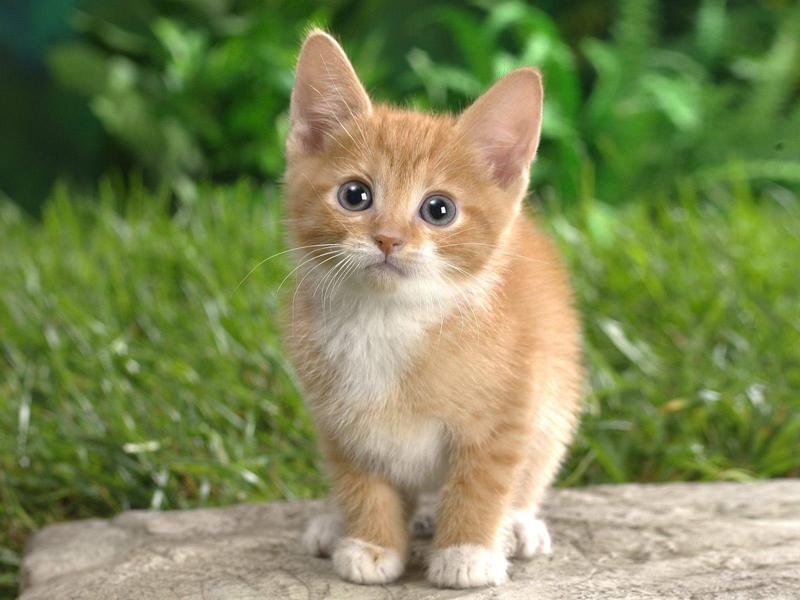
#> input picture Hw1/cat1.jpg, 800 x 600 px, found by its file name
$ jupyter execute Hw1_Solution.ipynb
#> lines starting #> are read from the running program, lines starting #| are printed output that depends on the picture; after the words box and inside, x2 and y2 are one past the last pixel; in counts of white or black regions, pixels touching at a corner belong together
[cell 1]
import cv2
import numpy as np
import matplotlib.pyplot as plt

cat_img_path = '/content/cat1.jpg'
cat_img = cv2.imread(cat_img_path)
#> cat_img is the input picture: shape (600, 800, 3); mean B, G, R 85.7, 136, 125.8

original_height, original_width = cat_img.shape[:2]
#> original_height = 600; original_width = 800

resized_cat = cv2.resize(cat_img, (original_width // 2, original_height // 2))
resized_cat = cv2.cvtColor(resized_cat, cv2.COLOR_BGR2RGB)
resized_cat1=resized_cat.copy()
resized_cat2=resized_cat.copy()
resized_cat3=resized_cat.copy()

hsv_img = cv2.cvtColor(resized_cat2, cv2.COLOR_RGB2HSV)
#> hsv_img: shape (300, 400, 3); mean H, S, V 34.4, 116.4, 144.9
hsv_img[:, :, 0] = 0
#> hsv_img: shape (300, 400, 3); mean H, S, V 0, 116.4, 144.9
hsv_img[:, :, 1] = 0
#> hsv_img: shape (300, 400, 3); mean H, S, V 0, 0, 144.9

lab_img = cv2.cvtColor(resized_cat3, cv2.COLOR_RGB2LAB)
#> lab_img: shape (300, 400, 3); mean of channels 0, 1, 2 139.3, 115.9, 153.9
lab_img[:, :, 1] = 0
#> lab_img: shape (300, 400, 3); mean of channels 0, 1, 2 139.3, 0, 153.9
lab_img[:, :, 2] = 0
#> lab_img: shape (300, 400, 3); mean of channels 0, 1, 2 139.3, 0, 0


blue_img = resized_cat1
blue_img[:, :, 0] = 0
blue_img[:, :, 1] = 0

top_row = np.hstack((resized_cat, hsv_img))
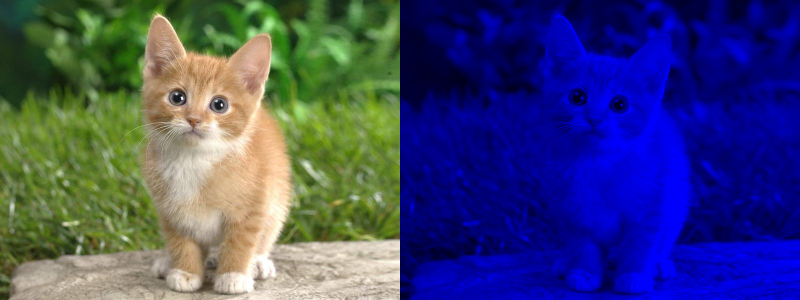
#> top_row: shape (300, 800, 3); mean R, G, B 63, 68.1, 115.4

bottom_row = np.hstack((lab_img, blue_img))
#> bottom_row: shape (300, 800, 3); mean of channels 0, 1, 2 69.7, 0, 42.9

combined_image = np.vstack((top_row, bottom_row))
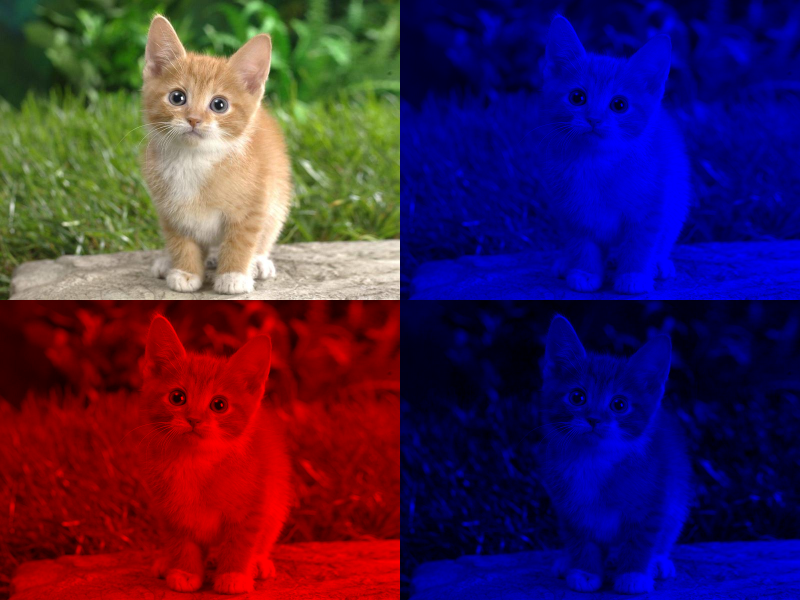
#> combined_image: shape (600, 800, 3); mean R, G, B 66.3, 34, 79.2

plt.figure(figsize=(12, 8))
plt.imshow(combined_image)
plt.axis('on')
plt.show()

[cell 2]
import cv2
import numpy as np
import random
import matplotlib.pyplot as plt

cat_img = cv2.imread('/content/cat1.jpg')

flipped_cat = cv2.flip(cat_img, 1)
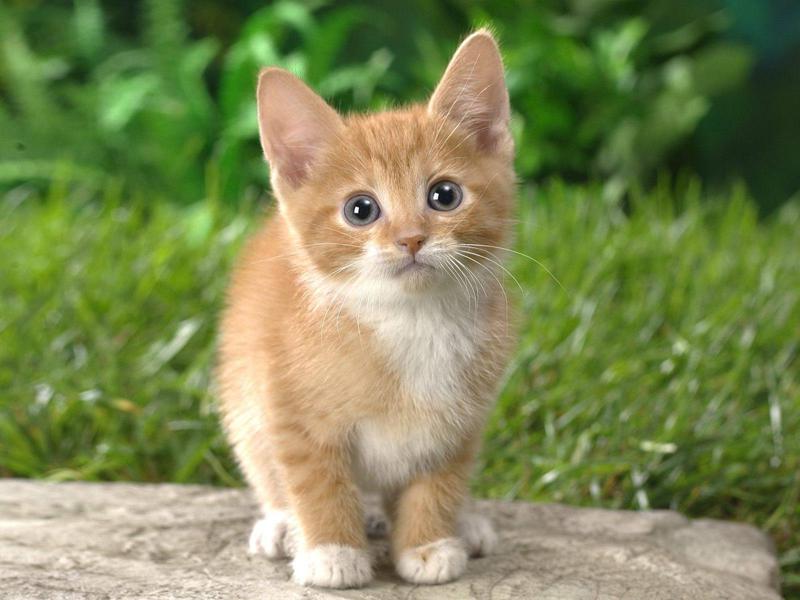
#> flipped_cat: shape (600, 800, 3); mean B, G, R 85.7, 136, 125.8

rotated_90 = cv2.rotate(cat_img, cv2.ROTATE_90_CLOCKWISE)
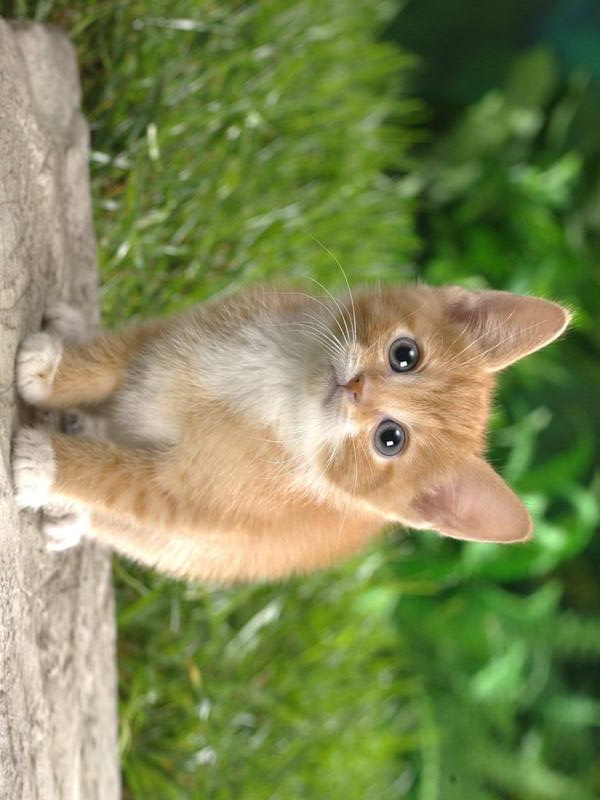
#> rotated_90: shape (800, 600, 3); mean B, G, R 85.7, 136, 125.8

(h, w) = cat_img.shape[:2]
#> h = 600; w = 800
center = (w // 2, h // 2)
#> center = (400, 300)
M = cv2.getRotationMatrix2D(center, 45, 1.0)
rotated_45 = cv2.warpAffine(cat_img, M, (w, h))
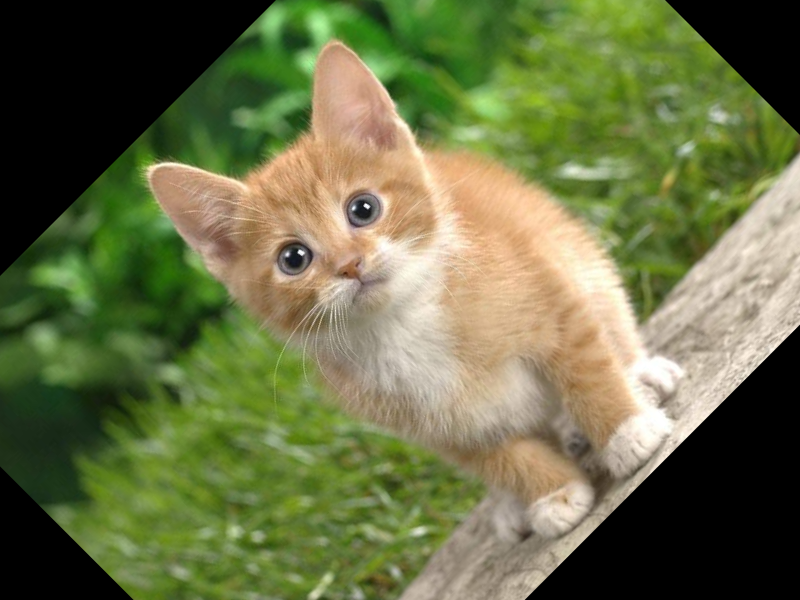
#> rotated_45: shape (600, 800, 3); mean B, G, R 70.2, 111.7, 105.5

x, y = random.randint(0, cat_img.shape[1] - 100), random.randint(0, cat_img.shape[0] - 100)
#> x = 394; y = 388
cat_img_with_zero = cat_img.copy()
cat_img_with_zero[y:y+100, x:x+100] = 0
#> cat_img_with_zero: shape (600, 800, 3); 2.08% of pixels changed, all inside (x1, y1, x2, y2) = (394, 388, 494, 488)

images = [flipped_cat, rotated_90, rotated_45, cat_img_with_zero]
titles = ["Flipped", "Rotated 90", "Rotated 45", "Random Zero Region"]

fig, axs = plt.subplots(2, 2, figsize=(10, 10))

for i, ax in enumerate(axs.flat):
    ax.imshow(cv2.cvtColor(images[i], cv2.COLOR_BGR2RGB))
    ax.set_title(titles[i])
    height, width = images[i].shape[:2]

    ax.set_xlabel(f'Width: {width}px')
    ax.set_ylabel(f'Height: {height}px')

    ax.axis('on')

plt.tight_layout()
plt.show()
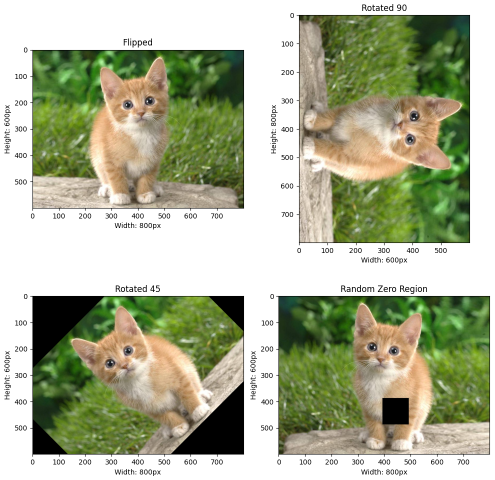
#> figure drawn by matplotlib, 4 panels

[cell 3]
import cv2
import numpy as np
import matplotlib.pyplot as plt

image = cv2.imread('/content/red_x.png')
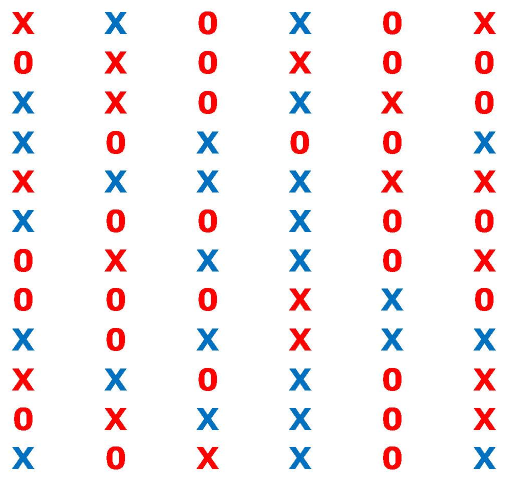
#> input picture Hw1/red_x.png, 1026 x 972 px, found by its file name (shown at 1/2 size)
#> image is the input picture: shape (972, 1026, 3); mean B, G, R 240.2, 238.4, 246.7
hsv = cv2.cvtColor(image, cv2.COLOR_BGR2HSV)
#> hsv: shape (972, 1026, 3); mean H, S, V 17, 19.8, 251.9

lower_red1 = np.array([0, 70, 50])
upper_red1 = np.array([10, 255, 255])
mask_red1 = cv2.inRange(hsv, lower_red1, upper_red1)
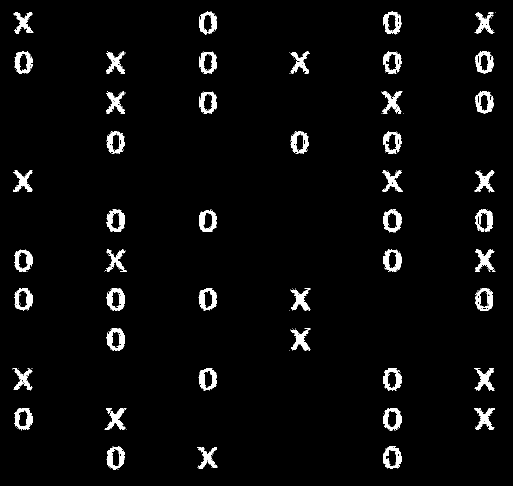
#> mask_red1: shape (972, 1026) (shown at 1/2 size); 3.5% white; 276 white regions (228 under 20 px), largest, box (x1, y1, x2, y2) and area: (213, 576, 250, 622) 874, (213, 656, 250, 702) 874, (213, 419, 250, 464) 864

lower_red2 = np.array([170, 70, 50])
upper_red2 = np.array([180, 255, 255])
mask_red2 = cv2.inRange(hsv, lower_red2, upper_red2)
#> mask_red2: shape (972, 1026); 1.4% white in thin lines or dots, all inside (x1, y1, x2, y2) = (24, 23, 992, 939)

mask_red = cv2.bitwise_or(mask_red1, mask_red2)
#> mask_red: shape (972, 1026); 4.9% white; 46 white regions, largest, box (x1, y1, x2, y2) and area: (397, 419, 434, 465) 1101, (766, 419, 803, 465) 1101, (397, 23, 434, 69) 1100

image[mask_red > 0] = [255, 255, 255]
#> image: shape (972, 1026, 3); 4.93% of pixels changed, all inside (x1, y1, x2, y2) = (24, 23, 992, 939)

lower_blue = np.array([100, 150, 50])
upper_blue = np.array([140, 255, 255])
mask_blue = cv2.inRange(cv2.cvtColor(image, cv2.COLOR_BGR2HSV), lower_blue, upper_blue)
#> mask_blue: shape (972, 1026); 2.6% white; 29 white regions (3 under 20 px), largest, box (x1, y1, x2, y2) and area: (578, 737, 622, 781) 1008, (25, 420, 68, 464) 1007, (578, 420, 622, 464) 1007

kernel = np.ones((3,3), np.uint8)
mask_blue = cv2.morphologyEx(mask_blue, cv2.MORPH_OPEN, kernel, iterations=2)
#> mask_blue: shape (972, 1026); 2.5% white; 26 white regions, largest, box (x1, y1, x2, y2) and area: (27, 420, 66, 464) 986, (581, 737, 620, 781) 986, (950, 894, 989, 938) 986
mask_blue = cv2.dilate(mask_blue, kernel, iterations=1)
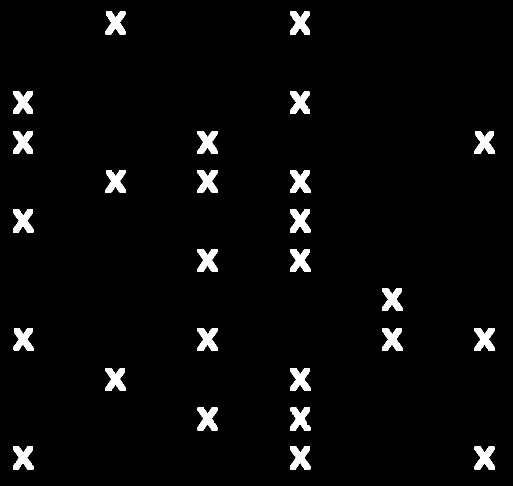
#> mask_blue: shape (972, 1026) (shown at 1/2 size); 3.2% white; 26 white regions

contours, _ = cv2.findContours(mask_blue, cv2.RETR_EXTERNAL, cv2.CHAIN_APPROX_SIMPLE)
#> contours = 26 contours; largest, box (x1, y1, x2, y2) and area: (949, 893, 990, 939) 1162, (26, 419, 67, 465) 1162, (580, 736, 621, 782) 1162, (580, 498, 621, 544) 1162, (949, 656, 990, 702) 1160

count = 0
for cnt in contours:
    area = cv2.contourArea(cnt)
    if area > 100:
        x, y, w, h = cv2.boundingRect(cnt)
        aspect_ratio = float(w)/h
        if 0.8 < aspect_ratio < 1.2:
            epsilon = 0.02 * cv2.arcLength(cnt, True)
            approx = cv2.approxPolyDP(cnt, epsilon, True)
            if len(approx) >= 8:
                count += 1
                cv2.drawContours(image, [cnt], -1, (0, 255, 0), 2)
#> this loop made 26 passes
#> (area, x, y, w, aspect_ratio, epsilon) on passes 1 to 12: (1162, 949, 893, 41, 0.891, 4.37), (1158, 580, 893, 41, 0.891, 4.41), (1157, 26, 893, 41, 0.891, 4.38), (1131, 580, 815, 41, 0.891, 4.42), (1148.5, 395, 815, 40, 0.87, 4.36), (1161.5, 580, 736, 41, 0.891, 4.38), (1135, 211, 736, 41, 0.891, 4.33), (1160, 949, 656, 41, 0.891, 4.37), (1157, 764, 656, 41, 0.891, 4.34), (1156, 395, 656, 41, 0.891, 4.38), (1141, 27, 656, 40, 0.87, 4.25), (1157, 764, 576, 41, 0.891, 4.34)
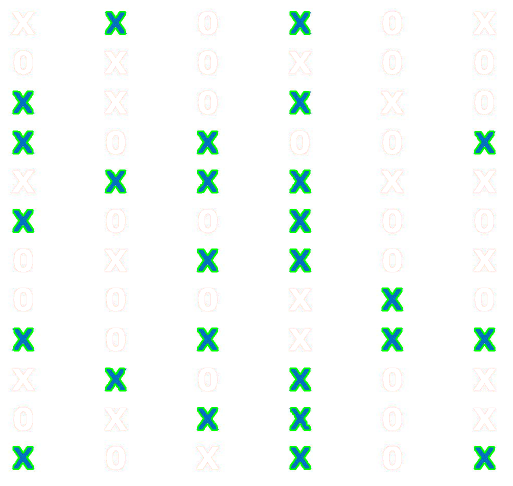
#> image: shape (972, 1026, 3) (shown at 1/2 size); mean B, G, R 248, 251.3, 244.7
#> after the loop, count = 26

plt.figure(figsize=(10, 8))
plt.imshow(cv2.cvtColor(image, cv2.COLOR_BGR2RGB))
plt.title(f'Mavi X\'lerin Sayısı: {count}')
plt.axis('off')
plt.show()

print(f"Toplam Mavi X Sayısı: {count}")
#| Toplam Mavi X Sayısı: 26
